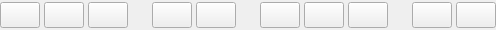
            <widget class="QWidget" name="controlHorizontalWidget" native="true">
              <property name="sizePolicy">
                <sizepolicy hsizetype="Preferred" vsizetype="Preferred">
                  <horstretch>0</horstretch>
                  <verstretch>0</verstretch>
                </sizepolicy>
              </property>
              <property name="minimumSize">
                <size>
                  <width>0</width>
                  <height>25</height>
                </size>
              </property>
              <property name="maximumSize">
                <size>
                  <width>16777215</width>
                  <height>30</height>
                </size>
              </property>
              <layout class="QGridLayout" name="controlGridLayout">
                <property name="spacing">
                  <number>4</number>
                </property>
                <property name="leftMargin">
                  <number>0</number>
                </property>
                <property name="topMargin">
                  <number>0</number>
                </property>
                <property name="rightMargin">
                  <number>0</number>
                </property>
                <property name="bottomMargin">
                  <number>0</number>
                </property>
                <item row="0" column="0">
                  <widget class="QPushButton" name="mode_button">
                    <property name="minimumSize"><size><width>0</width><height>26</height></size></property>
                    <property name="sizePolicy">
                      <sizepolicy hsizetype="Minimum" vsizetype="Fixed"><horstretch>0</horstretch><verstretch>0</verstretch></sizepolicy>
                    </property>
                  </widget>
                </item>
                <item row="0" column="1">
                  <widget class="QPushButton" name="auto_reply_button">
                    <property name="minimumSize"><size><width>0</width><height>26</height></size></property>
                    <property name="checkable"><bool>true</bool></property>
                  </widget>
                </item>
                <item row="0" column="2">
                  <widget class="QPushButton" name="multi_button">
                    <property name="minimumSize"><size><width>0</width><height>26</height></size></property>
                    <property name="checkable"><bool>true</bool></property>
                  </widget>
                </item>
                <item row="0" column="3">
                  <spacer name="controlGroupSpacer_1">
                    <property name="orientation"><enum>Qt::Horizontal</enum></property>
                    <property name="sizeHint" stdset="0"><size><width>20</width><height>20</height></size></property>
                  </spacer>
                </item>
                <item row="0" column="4">
                  <widget class="QPushButton" name="hb_button">
                    <property name="minimumSize"><size><width>0</width><height>26</height></size></property>
                    <property name="checkable"><bool>true</bool></property>
                  </widget>
                </item>
                <item row="0" column="5">
                  <widget class="QPushButton" name="hb_ack_button">
                    <property name="minimumSize"><size><width>0</width><height>26</height></size></property>
                    <property name="checkable"><bool>true</bool></property>
                  </widget>
                </item>
                <item row="0" column="6">
                  <spacer name="controlGroupSpacer_2">
                    <property name="orientation"><enum>Qt::Horizontal</enum></property>
                    <property name="sizeHint" stdset="0"><size><width>20</width><height>20</height></size></property>
                  </spacer>
                </item>
                <item row="0" column="7">
                  <widget class="QPushButton" name="monitorTxButton">
                    <property name="minimumSize"><size><width>0</width><height>26</height></size></property>
                    <property name="checkable"><bool>true</bool></property>
                  </widget>
                </item>
                <item row="0" column="8">
                  <widget class="QPushButton" name="monitorButton">
                    <property name="minimumSize"><size><width>0</width><height>26</height></size></property>
                    <property name="checkable"><bool>true</bool></property>
                  </widget>
                </item>
                <item row="0" column="9">
                  <widget class="QPushButton" name="tuneButton">
                    <property name="minimumSize"><size><width>0</width><height>26</height></size></property>
                    <property name="checkable"><bool>true</bool></property>
                  </widget>
                </item>
                <item row="0" column="10">
                  <spacer name="controlGroupSpacer_3">
                    <property name="orientation"><enum>Qt::Horizontal</enum></property>
                    <property name="sizeHint" stdset="0"><size><width>20</width><height>20</height></size></property>
                  </spacer>
                </item>
                <item row="0" column="11">
                  <widget class="QPushButton" name="spotButton">
                    <property name="minimumSize"><size><width>0</width><height>26</height></size></property>
                    <property name="checkable"><bool>true</bool></property>
                  </widget>
                </item>
                <item row="0" column="12">
                  <widget class="QPushButton" name="logQSOButton">
                    <property name="minimumSize"><size><width>0</width><height>26</height></size></property>
                  </widget>
                </item>
              </layout>
            </widget>
